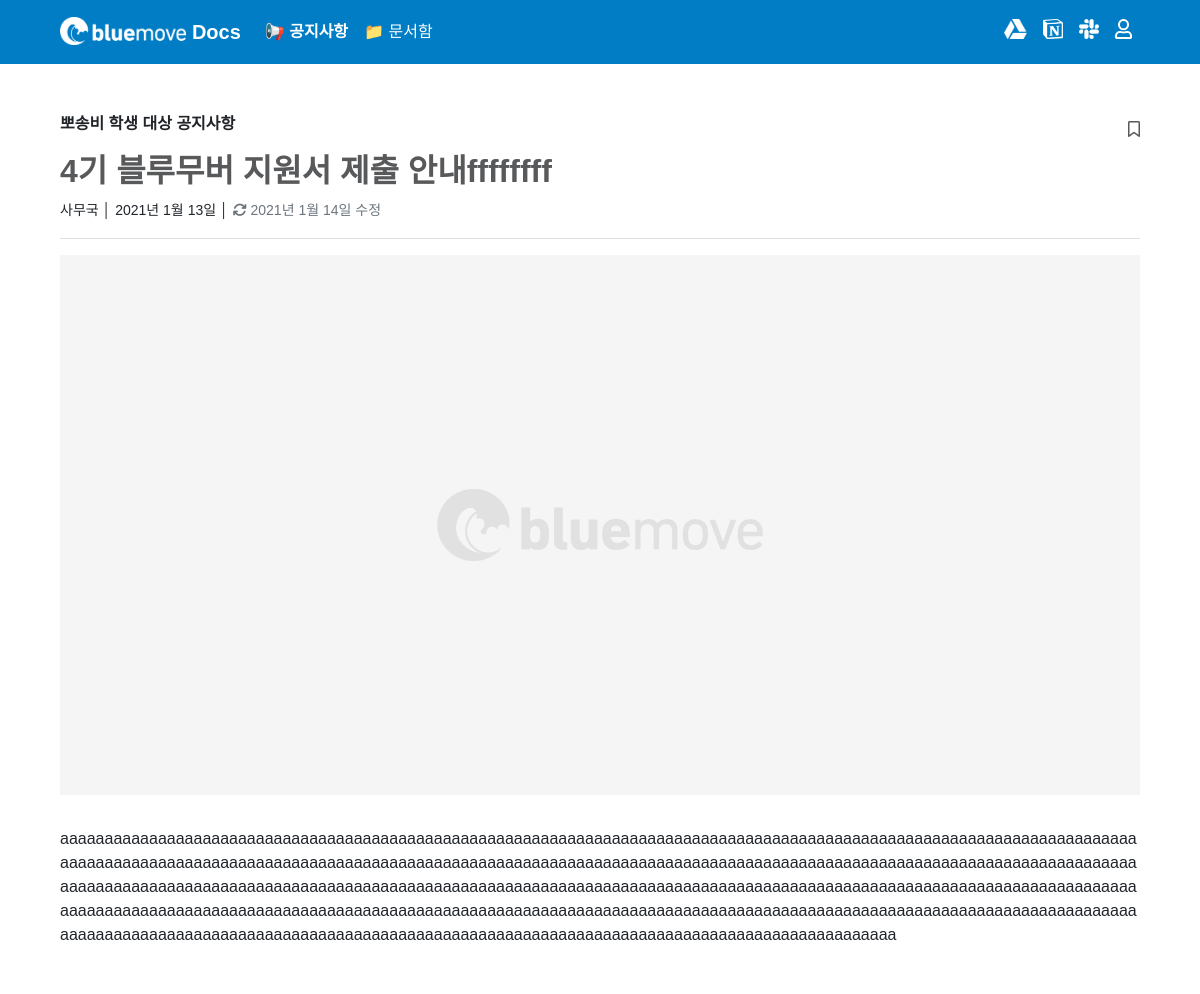
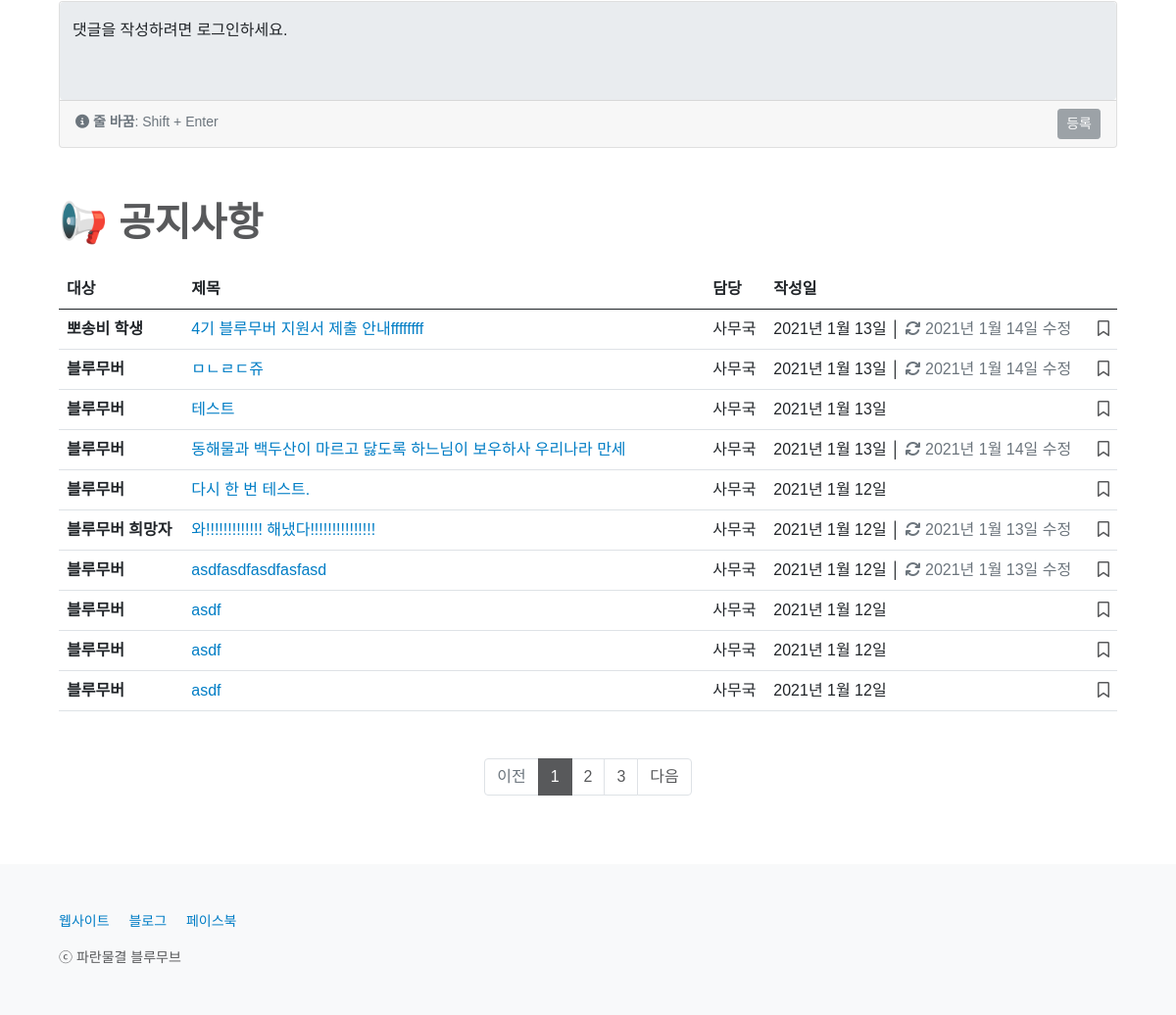
The app's page /notice/29/ with its own data (2 pictures, top to bottom).
### notice/models.py (models this page shows, shortened)
class Notice(models.Model):
    CATEGORY_CHOICES = {
        ('bluemover', '블루무버'),
        ('applicant', '블루무버 희망자'),
        ('posongvi', '뽀송비 학생')
    }
    title = models.CharField(max_length = 50)
    writer = models.ForeignKey(User, on_delete=models.CASCADE)
    category = models.CharField(max_length = 50, choices = CATEGORY_CHOICES)
    content = RichTextField()
    image = models.ImageField(upload_to='images/')
    created_at = models.DateField(auto_now_add = True)
    updated_at = models.DateField(auto_now = True)
    favorite_user_set = models.ManyToManyField(User, blank=True, related_name="favorite_user_set", through="Favorite")

### notice/views.py (the view)
# urls.py: path('<int:id>/', read, name='read'),
def read(request, id):
    notice = Notice.objects.get(pk=id)
    all_notices = Notice.objects.all().order_by('-id')
    all_comments = notice.comments.all().order_by('-id')
    page = request.GET.get('page', 1)
    paginator = Paginator(all_notices, 10)
    try:
        all_notices = paginator.page(page)
    except PageNotAnInteger:
        all_notices = paginator.page(1)
    except EmptyPage:
        all_notices = paginator.page(paginator.num_pages)
    return render(request, 'notice/read.html', {'notice': notice, 'all_notices': all_notices, 'all_comments': all_comments})

### notice/templates/notice/read.html (shortened to what this page needs)
{% extends 'base.html' %}
{% load static %}
{% block content %}
{% include 'shared/_navbar4notice.html' %}
<main class="px-2 px-md-5">
    <div class="container-md my-5">
        <div class="d-flex align-items-sm-center justify-content-between">
            <p style="font-weight: 600;">
                {% if notice.category == 'posongvi' %}
                뽀송비 학생 대상 공지사항
                {% endif %}
            </p>
            {% if user.is_authenticated %}
            <a class="bookmark" href="{% url 'notice:notice_favorite' notice.id %}?next={{ request.path }}">
                {% if user in notice.favorite_user_set.all %}
                <p class="mb-0 ps-2"><i class="fas fa-bookmark"></i></p>
                {% else %}
                <p class="mb-0 ps-2"><i class="far fa-bookmark"></i></p>
                {% endif %}
            </a>
            {% else %}
            <a type="button" class="bookmark" data-bs-toggle="modal" data-bs-target="#listloginModal">
                <p class="mb-1"><i class="far fa-bookmark"></i></p>
            </a>
            {% endif %}
        </div>
        <h2 style="font-weight: 600; color: #58595B; word-break: break-word; overflow: hidden; text-overflow: ellipsis; display: -webkit-box; -webkit-line-clamp: 3; -webkit-box-orient: vertical;">{{ notice.title }}</h2>
        <small>
            {% if not notice.writer.first_name == '' %}
            {{ notice.writer.last_name }}{{ notice.writer.first_name }}
            {% else %}
            {{ notice.writer }}
            {% endif %}
            │
            {% if notice.created_at == notice.updated_at %}
            {{ notice.created_at }}
            {% else %}
            {{ notice.created_at }} │ <span style="color: #6C757D;"><i class="fas fa-sync"></i> {{ notice.updated_at }} 수정</span>
            {% endif %}
        </small>
        <hr class="text-black-50">
        {% if notice.image %}
        <div class="d-flex justify-content-center" style="margin-bottom: 2rem!important;">
            <img src="{{ notice.image.url }}" class="img-fluid" alt="이미지 내용은 아래 본문과 같으니 참고하시기 바랍니다.">
        </div>
        {% endif %}
        <div id="editor" style="word-break: break-word;">{{ notice.content|safe }}</div>
    </div>
    <div class="container-md">
        <form id="commentForm" name="commentForm" action="{% url 'notice:create_comment' notice.id %}#commentBoxPosition" method="POST">
            <div class="card">
                <div class="form-floating">
                    <textarea class="form-control" placeholder="댓글을 입력하세요." id="content" name="content" style="border: none; height: 100px; resize: none;" {% if not user.is_authenticated %}disabled{% endif %}></textarea>
                    <label for="content">
                    </label>
                </div>
                <div class="card-footer d-flex justify-content-between">
                    <div>
                        <small class="align-middle" style="color: #6C757D;"><i class="fas fa-info-circle"></i> <span style="font-weight: 600;">줄 바꿈</span>: Shift + Enter</small>
                    </div>
                    <div>
                        <button type="submit" class="btn btn-secondary btn-sm" onclick="button_click();" {% if not user.is_authenticated %}disabled{% endif %}>등록</button>
                    </div>
                </div>
            </div>
        </form>
    </div>
    <div class="container-md mt-5">
        <h1 class="mb-4" style="font-weight: 600; color: #58595B;">📢 공지사항</h1>
        {% include 'shared/_noticetable.html' %}
    </div>
</main>
{% endblock %}

### home/templates/shared/_noticetable.html (shortened to what this page needs)
<div class="table-responsive" id="noticetable-table">
    <table class="table">
        <thead>
            <tr>
                <th scope="col">대상</th>
                <th scope="col">제목</th>
                <th scope="col">담당</th>
                <th scope="col">작성일</th>
                <th class="text-end" scope="col"></th>
            </tr>
        </thead>
        <tbody>
            {% for notice in all_notices %}
            <tr>
                <th scope="row">
                    {% if notice.category == 'bluemover' %}
                    블루무버
                    {% endif %}
                    {% if notice.category == 'posongvi' %}
                    뽀송비 학생
                    {% endif %}
                    {% if notice.category == 'applicant' %}
                    블루무버 희망자
                    {% endif %}
                </th>
                <td><a href="{% url 'notice:read' notice.id %}{{ request.get_full_path|cut:request.path }}" style="word-break: break-word; overflow: hidden; text-overflow: ellipsis; width: 500px; display: -webkit-box; -webkit-line-clamp: 1; -webkit-box-orient: vertical;">{{ notice.title }}</a></td>
                <td>
                    {% if not notice.writer.first_name == '' %}
                    {{ notice.writer.last_name }}{{ notice.writer.first_name }}
                    {% else %}
                    {{ notice.writer }}
                    {% endif %}
                </td>
                <td>
                    {% if notice.created_at == notice.updated_at %}
                    {{ notice.created_at }}
                    {% else %}
                    {{ notice.created_at }} │ <span style="color: #6C757D;"><i class="fas fa-sync"></i> {{ notice.updated_at }} 수정</span>
                    {% endif %}
                </td>
                <td>
                    {% if user.is_authenticated %}
                    <div class="text-end">
                        {% if not request.path == '/notice/' %}
                        <a class="bookmark" href="{% url 'notice:notice_favorite' notice.id %}?next={{ request.get_full_path }}#noticeTablePosition">
                        {% else %}
                        <a class="bookmark" href="{% url 'notice:notice_favorite' notice.id %}?next={{ request.get_full_path }}">
                        {% endif %}
                            {% if user in notice.favorite_user_set.all %}
                            <i class="fas fa-bookmark"></i>
                            {% else %}
                            <i class="far fa-bookmark"></i>
                            {% endif %}
                        </a>
                    </div>
                    {% else %}
                    <div class="text-end">
                        <a type="button" class="bookmark" data-bs-toggle="modal" data-bs-target="#tableloginModal">
                            <i class="far fa-bookmark"></i>
                        </a>
                    </div>
                    {% endif %}
                </td>
            </tr>
            {% empty %}
            <tr>
                <td colspan="5">
                    <div class="text-center"><br><h2 style="color: #CCCCCC; font-weight: 600;"><i class="far fa-folder-open"></i> 비어 있어요!</h2><p class="mb-4">공지사항이 없습니다.</p></div>
                </td>
            </tr>
            {% endfor %}
        </tbody>
    </table>
    {% if all_notices.has_other_pages %}
    <div class="container-md mt-5 p-0">
        <nav aria-label="notice_pagination" style="background-color: transparent;">
            <ul class="pagination justify-content-center m-0">
                {% if all_notices.has_previous %}
                <li class="page-item">
                    {% if not request.path == '/notice/' %}
                    <a class="page-link" href="?page={{ all_notices.previous_page_number }}#noticeTablePosition">이전</a>
                    {% else %}
                    <a class="page-link" href="?page={{ all_notices.previous_page_number }}">이전</a>
                    {% endif %}
                </li>
                {% else %}
                <li class="page-item disabled">
                    <span class="page-link">이전</span>
                </li>
                {% endif %}
                {% for i in all_notices.paginator.page_range %}
                    {% if all_notices.number == i %}
                    <li class="page-item active" aria-current="page">
                        <span class="page-link">{{ i }}</span>
                    </li>
                    {% else %}
                        {% if not request.path == '/notice/' %}
                        <li class="page-item"><a class="page-link" href="?page={{ i }}#noticeTablePosition">{{ i }}</a></li>
                        {% else %}
                        <li class="page-item"><a class="page-link" href="?page={{ i }}">{{ i }}</a></li>
                        {% endif %}
                    {% endif %}
                {% endfor %}
                {% if all_notices.has_next %}
                <li class="page-item">
                    {% if not request.path == '/notice/' %}
                    <a class="page-link" href="?page={{ all_notices.next_page_number }}#noticeTablePosition">다음</a>
                    {% else %}
                    <a class="page-link" href="?page={{ all_notices.next_page_number }}">다음</a>
                    {% endif %}
                </li>
                {% else %}
                <li class="page-item disabled">
                    <span class="page-link">다음</span>
                </li>
                {% endif %}
            </ul>
        </nav>
    </div>
    {% endif %}
</div>

### home/templates/base.html (style rules this page uses)
body { min-height: 100vh; display: flex; flex-direction: column; }
main { flex: 1; }
a { color: #007DC5; text-decoration: none; }
.bookmark { color: #58595B; font-weight: 300; text-decoration: none; }
nav { background-color: #007DC5; }
.btn-secondary { color: #FFFFFF; background-color: #58595B; border-color: #58595B; }
.page-link { color: #58595B; }
.page-item.active .page-link { background-color: #58595B; border-color: #58595B; }

### records on screen
Notice: title "4기 블루무버 지원서 제출 안내ffffffff", writer.first_name "사무국", created_at "2021년 1월 13일", updated_at "2021년 1월 14일", image (placeholder picture), content "aaaaaaaaaaaaaaaaaaaaaaaaaaaaaaaaaaaaaaaaaaaaaaaaaaaaaaaaaaaaaaaaaaaaaaaaaaaaaaaaaaaaaaaaaaaaaaaaaaaaaaaaaaaaaaaaaaaaaaaaaaaaaaaaaaaaaaaaaaaaaaaaaaaaaaaaaaaaaaaaaaaaaaaaaaaaaaaaaaaaaaaaaaaaaaaaaaaaaaaaaaaaaaaaaaaaaaaaaaaaaaaaaaaaaaaaaaaaaaaaaaaaaaaaaaaaaaaaaaaaaaaaaaaaaaaaaaaaaaaaaaaaaaaaaaaaaaaaaaaaaaaaaaaaaaaaaaaaaaaaaaaaaaaaaaaaaaaaaaaaaaaaaaaaaaaaaaaaaaaaaaaaaaaaaaaaaaaaaaaaaaaaaaaaaaaaaaaaaaaaaaaaaaaaaaaaaaaaaaaaaaaaaaaaaaaaaaaaaaaaaaaaaaaaaaaaaaaaaaaaaaaaaaaaaaaaaaaaaaaaaaaaaaaaaaaaaaaaaaaaaaaaaaaaaaaaaaaaaaaaaaaaaaaaaaaaaaaaaaaaaaaaaaaaaaaaaaaaaaaaaaaaaaaaaaaaaaaaaa", category "뽀송비 학생"
Notice: category "블루무버", title "ㅁㄴㄹㄷ쥬", writer.first_name "사무국", created_at "2021년 1월 13일", updated_at "2021년 1월 14일"
Notice: category "블루무버", title "테스트", writer.first_name "사무국", created_at "2021년 1월 13일"
Notice: category "블루무버", title "동해물과 백두산이 마르고 닳도록 하느님이 보우하사 우리나라 만세", writer.first_name "사무국", created_at "2021년 1월 13일", updated_at "2021년 1월 14일"
Notice: category "블루무버", title "다시 한 번 테스트.", writer.first_name "사무국", created_at "2021년 1월 12일"
Notice: category "블루무버 희망자", title "와!!!!!!!!!!!!! 해냈다!!!!!!!!!!!!!!!", writer.first_name "사무국", created_at "2021년 1월 12일", updated_at "2021년 1월 13일"
Notice: category "블루무버", title "asdfasdfasdfasfasd", writer.first_name "사무국", created_at "2021년 1월 12일", updated_at "2021년 1월 13일"
Notice: category "블루무버", title "asdf", writer.first_name "사무국", created_at "2021년 1월 12일"
Notice: category "블루무버", title "asdf", writer.first_name "사무국", created_at "2021년 1월 12일"
Notice: category "블루무버", title "asdf", writer.first_name "사무국", created_at "2021년 1월 12일"

### other values on screen
{{ i }} "1"
{{ i }} "2" "3"
